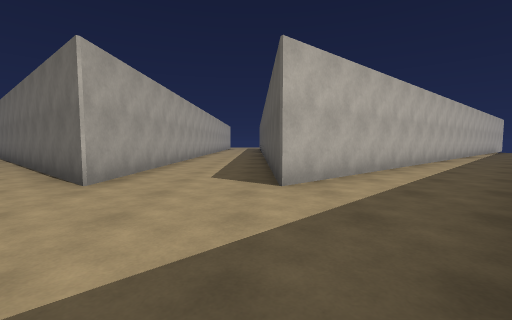
[1] (above)

13 first-person views from a walk through a 3-D level made in the Unity game engine. The camera is 1.2 m above the floor, tilts 4° down and sees 90° across. The floor is counted in squares, 2 m on a side. Each view is taken from the middle of a square. On the plan, view 1 faces up. The plan holds only what a view shows up to about 9 squares ahead; the rest is blank. The player character is not drawn.

[2]
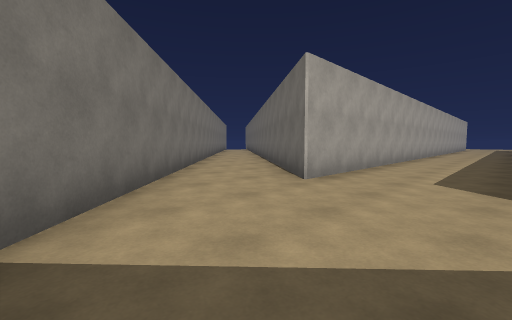

[3]
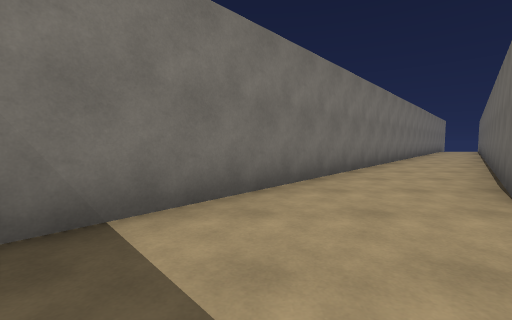

[4]
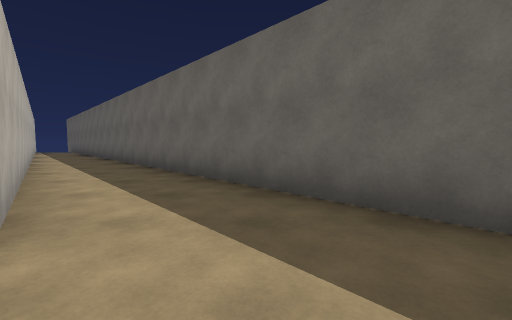

[5]
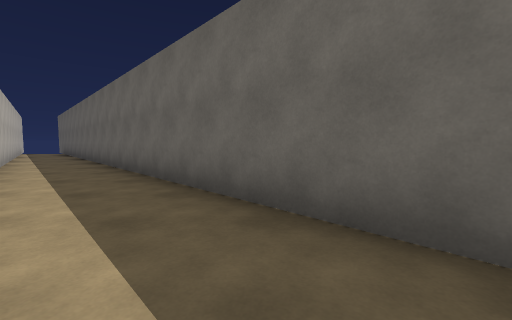

[6]
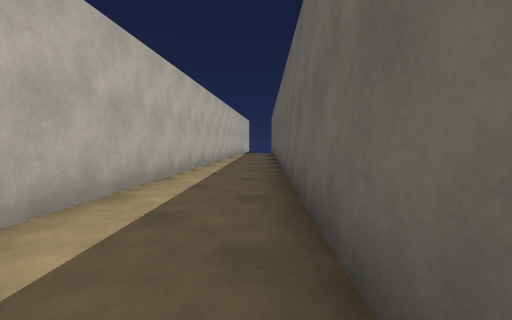

[7]
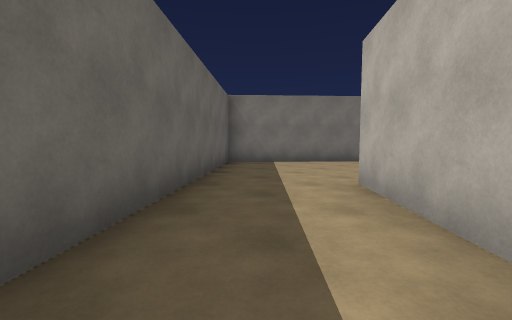

[8]
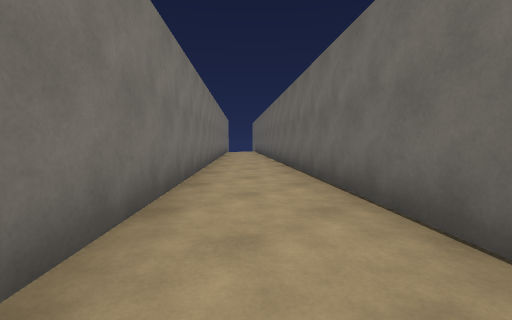

[9]
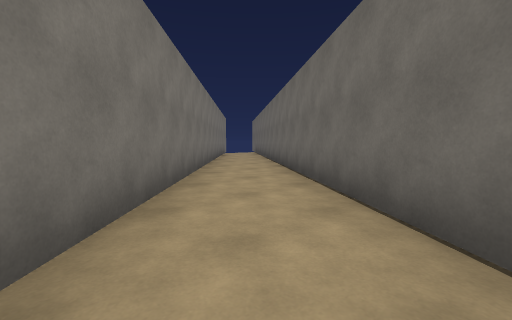

[10]
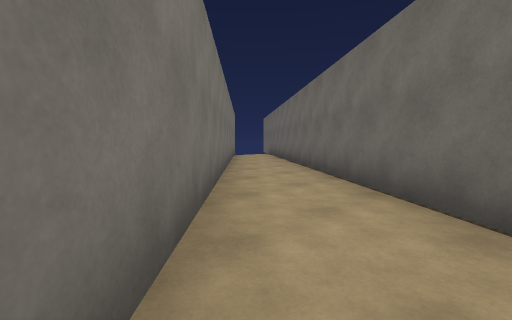

[11]
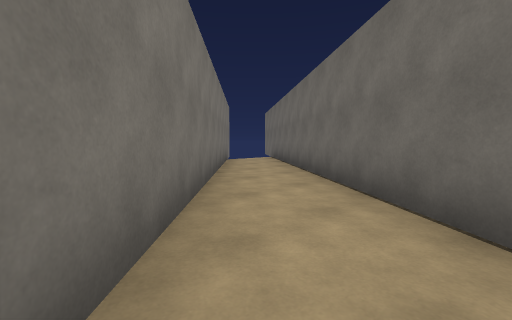

[12]
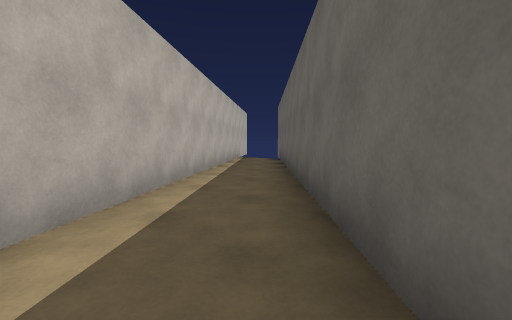

[13]
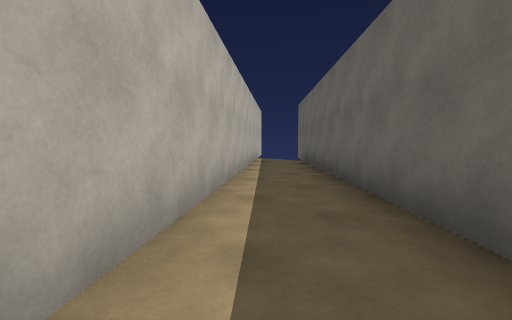

### Floor plan
Points are (right, up) in squares from view 1. A wall is a line through its corners. A room is listed if a view was taken in it or the views show most of it. See-through windows are left out.
Room 1 (views 1, 2, 3, 4, 5, 8)
walls: (-2.3, 3.4) (-3.6, 4.5); (1.6, 4.5) (0.3, 3.4); (-4.8, 2.5) (-0.9, -1) (2.7, 2.4)
ways out: opening at (3, 3) to room 2; opening at (-5, 3) to room 3; opening at (-1, 4)
Room 2 (views 6, 7, 12, 13)
walls: (2.7, 2.4) (10.9, 9.9); (13.2, 14.3) (1.6, 4.5)
ways out: opening at (3, 3) to room 1
Room 3 (view 9)
walls: (-6.8, 4.3) (-4.8, 2.5); (-3.6, 4.5) (-5.7, 6.3)
ways out: opening at (-5, 3) to room 1; opening at (-7, 5) to room 4
Room 4 (view 10)
walls: (-8.8, 6.1) (-6.8, 4.3); (-5.7, 6.3) (-8, 8.2)
ways out: opening at (-7, 5) to room 3; opening at (-9, 7) to room 5
Room 5 (view 11)
walls: (-8, 8.2) (-14.8, 13.9); (-12.9, 9.8) (-8.8, 6.1)
ways out: opening at (-9, 7) to room 4

Positions as (right, up) in squares from view 1, and headings:
1: (0, 0), facing up
2: (0, 0), facing up-left
3: (0, 1), facing left
4: (-1, 2), facing right
5: (1, 3), facing right
6: (4, 4), facing up-right
7: (4, 5), facing down-left
8: (-4, 3), facing up-left
9: (-5, 4), facing up-left
10: (-7, 5), facing up-left
11: (-9, 7), facing up-left
12: (7, 7), facing up-right
13: (7, 8), facing up-right
